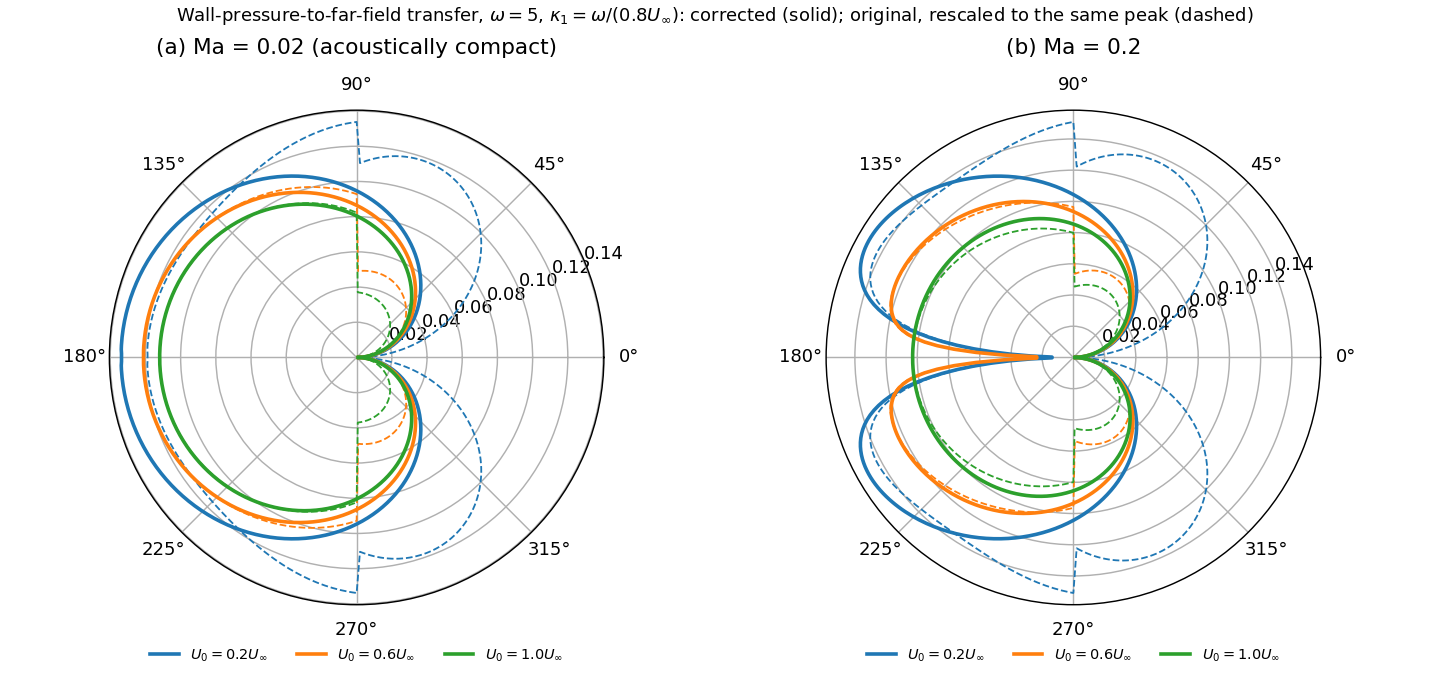

Write the Python code that produced this figure.
"""Corrected paper Fig. 6 (thesis Fig. 6.4.1): transfer of wall pressure to the far field.

Parabolic slipping profile U0 in {0.2, 0.6, 1.0} (1.0 = uniform flow), omega = 5,
unit wall-pressure gust with kappa1 = omega / (0.8 U_inf), hard trailing edge,
(a) Ma = 0.02 (c0 = 50), (b) Ma = 0.2 (c0 = 5).

Solid: corrected (winding cancelled, tanh contours above all wake modes).
Dashed: the original computation (Veitch contour, W = 0) as used for the paper.
Both use the physical far-field amplitude lim r^(1/2)|p'| (see sec42_studies.py).

Usage::

    uv run --extra plot python examples/fig_paper_6.py [--fast] [--replot]
"""
import logging
import sys

import numpy as np

fast = "--fast" in sys.argv
stem = "fig_paper_6" + ("_fast" if fast else "")
OMEGA = 5.0
U0S, C0S = (0.2, 0.6, 1.0), (50.0, 5.0)
N_TH = 61 if fast else 181
KW = dict(N_bl=600 if fast else 1500, prec_N=2000 if fast else 4000)


def compute():
    from sec42_studies import amplitude
    from shear_flow_scattering.profiles import c_const, u_parabolic
    from shear_flow_scattering.scripts.trailing_edge import far_field_trailing_edge_lined

    th1 = np.linspace(0, np.pi, N_TH + 2)[1:-1]
    th2 = np.linspace(np.pi, 2 * np.pi, N_TH + 2)[1:-1]
    out = {}
    for c0 in C0S:
        for U0 in U0S:
            U, c = u_parabolic(U0, 1, 1), c_const(c0)
            for mode, kw in (("corrected", dict(factor_contour="tanh", winding="auto")),
                             ("original", dict(factor_contour="veitch", winding=0))):
                logging.info("c0=%g U0=%g %s", c0, U0, mode)
                ff = far_field_trailing_edge_lined(Up=U, Um=U, cp=c, cm=c, omega=OMEGA, Z=np.inf, theta1=th1,
                                                   theta2=th2, pressure_upstream=1.0, kappa1=OMEGA / 0.8, **kw, **KW)
                th, A = amplitude(th1, th2, ff.FF1p.p, ff.FF2p.p, U, U, c0)
                _, Am = amplitude(th1, th2, ff.FF1m.p, ff.FF2m.p, U, U, c0)
                use_m = (th < np.pi / 2) | (th > 3 * np.pi / 2)
                A[use_m] = Am[use_m]
                out[(c0, U0, mode)] = A
    np.savez(stem + ".npz", theta=th, keys=np.array([f"{c}|{u}|{m}" for (c, u, m) in out]),
             **{f"A_{i}": v for i, v in enumerate(out.values())})
    return th, out


def load():
    d = np.load(stem + ".npz")
    out = {}
    for i, k in enumerate(d["keys"]):
        c, u, m = str(k).split("|")
        out[(float(c), float(u), m)] = d[f"A_{i}"]
    return d["theta"], out


def plot(th, out):
    import matplotlib.pyplot as plt

    fig, axes = plt.subplots(1, 2, subplot_kw={"projection": "polar"}, figsize=(11, 5.2), constrained_layout=True)
    for ax, c0, title in zip(axes, C0S, ("(a) Ma = 0.02 (acoustically compact)", "(b) Ma = 0.2")):
        for j, U0 in enumerate(U0S):
            ax.plot(th, out[(c0, U0, "corrected")], color=f"C{j}", lw=2, label=f"$U_0 = {U0}U_\infty$")
            orig = out[(c0, U0, "original")]
            ax.plot(th, orig * np.max(out[(c0, U0, "corrected")]) / np.max(orig), color=f"C{j}", lw=1, ls="--")
        ax.set_title(title, pad=12)
        ax.legend(loc="upper center", bbox_to_anchor=(0.5, -0.06), ncol=3, fontsize=8, frameon=False)
    fig.suptitle("Wall-pressure-to-far-field transfer, $\omega = 5$, $\kappa_1 = \omega/(0.8U_\infty)$: "
                 "corrected (solid); original, rescaled to the same peak (dashed)", fontsize=10)
    fig.savefig(stem + ".png", dpi=130)
    print("saved", stem + ".png")
    for c0 in C0S:
        for U0 in U0S:
            a, o = out[(c0, U0, "corrected")], out[(c0, U0, "original")]
            i90 = np.argmin(np.abs(th - np.pi / 2))
            print(f"c0={c0:4.0f} U0={U0}: peak corrected {a.max():.4f}, original {o.max():.4f} "
                  f"(x{a.max()/o.max():.1f}); at 90deg corrected {a[i90]:.4f}, original {o[i90]:.4f}")


if __name__ == "__main__":
    sys.path.insert(0, __file__.rsplit("\\", 1)[0].rsplit("/", 1)[0])
    logging.basicConfig(level=logging.INFO, format="%(asctime)s %(message)s")
    plot(*(load() if "--replot" in sys.argv else compute()))
